Frame 1 (no input): blank canvas, image omitted
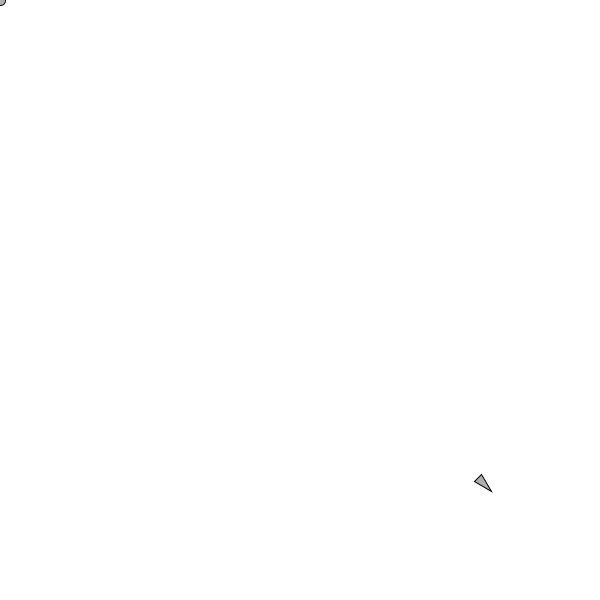
Frame 60 (the mouse pressed at the canvas centre just before this capture)
Frame 120 (the mouse held since frame 60 and released just before this capture): blank canvas, image omitted

The Processing sketch that drew this single still picture (run headless with seeded random() and noise(); from frame 60 on, the mouse is pressed at the canvas centre):

// Processing sketch: SEEK
// ── SEEK.pde
Vehicle car;
Target destination;
PVector CarPos, CarVel;

void setup() {
  size(600, 600);

  CarPos = new PVector(10, 10);
  CarVel = new PVector(10, 10);

  car = new Vehicle(CarPos, CarVel);
}

void draw() {
  background(255);
  
  destination = new Target(new PVector(mouseX, mouseY));
  destination.display();
  
  car.update();
  car.display();
  car.Seek(destination.loc);
}

// ── Target.pde
class Target {

  PVector loc;

  Target(PVector loc_) {
    loc = loc_.copy();
  }

  void display() {
    ellipse(loc.x, loc.y, 10, 10);
  }
}

// ── Vehicle.pde
class Vehicle {

  PVector loc, vel, acc;
  float mass, maxVel, maxForce, r;

  Vehicle(PVector loc_, PVector vel_) {
    loc = loc_.copy();
    vel = vel_.copy();
    acc = new PVector(0, 0);
    
    mass = 10;
    r = 5;
    
    maxVel = 6;
    maxForce = 1;
  }

  void display() {
    float theta = vel.heading() + PI/2;
    fill(175);
    stroke(0);
    pushMatrix();
      translate(loc.x, loc.y);
      rotate(theta);
      
      beginShape();
        vertex(0, -r*2);
        vertex(r, r*2);
        vertex(-r, r*2);
      endShape(CLOSE);
    popMatrix();
  }

  void update() {
    vel.add(acc);
    loc.add(vel);
    acc = new PVector(0, 0);
  }

  void applyForce(PVector Force) {
    PVector force = Force.copy();
    force.div(mass);
    acc.add(force);
  }
  
  void Seek(PVector destinationLoc){
    PVector direction = PVector.sub(destinationLoc, loc);
    direction.setMag(maxVel);
    
    PVector steering = PVector.sub(direction, vel);
    steering.limit(maxForce);
    
    applyForce(steering);
  }
}
